Frame 1 (no input): blank canvas, image omitted
Frame 60 (the mouse pressed at the canvas centre just before this capture): blank canvas, image omitted
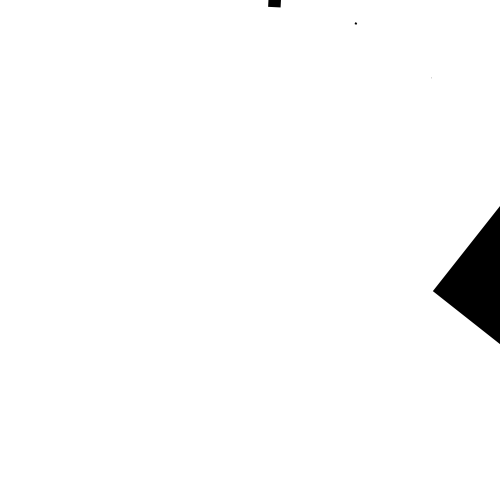
Frame 120 (the mouse held since frame 60 and released just before this capture)

The Processing sketch whose frames 1 and 60 were blank and that drew this single picture after the mouse press (run headless with seeded random() and noise(); from frame 60 on, the mouse is pressed at the canvas centre):

// Processing sketch: processing_70797
// ── processing_70797.pde

int count = 0;

void setup(){
 size(500, 500);
 rectMode(CENTER);
 smooth(); 
}

void draw(){
  background(255);
   translate(width/2,height/2);
  fill(0);
  noStroke();
 //rect(width/2,mouseY, 50,50);
 for(int i = 0; i < height; i++){
   if(mousePressed==true){
    i = i*i; 
   }
   rotate(i/500+count);
   //fill(random(map(mouseY,0,height,230,255)),random(map(mouseY,0,height,0,50)),random(map(mouseY,0,height,100,150)));
   rect(width/2, map(mouseY,0, height, 0, i), 
        map(mouseY,0, height, 0, i), map(mouseY,0, height, 0, i));
 }
  count++;
}
